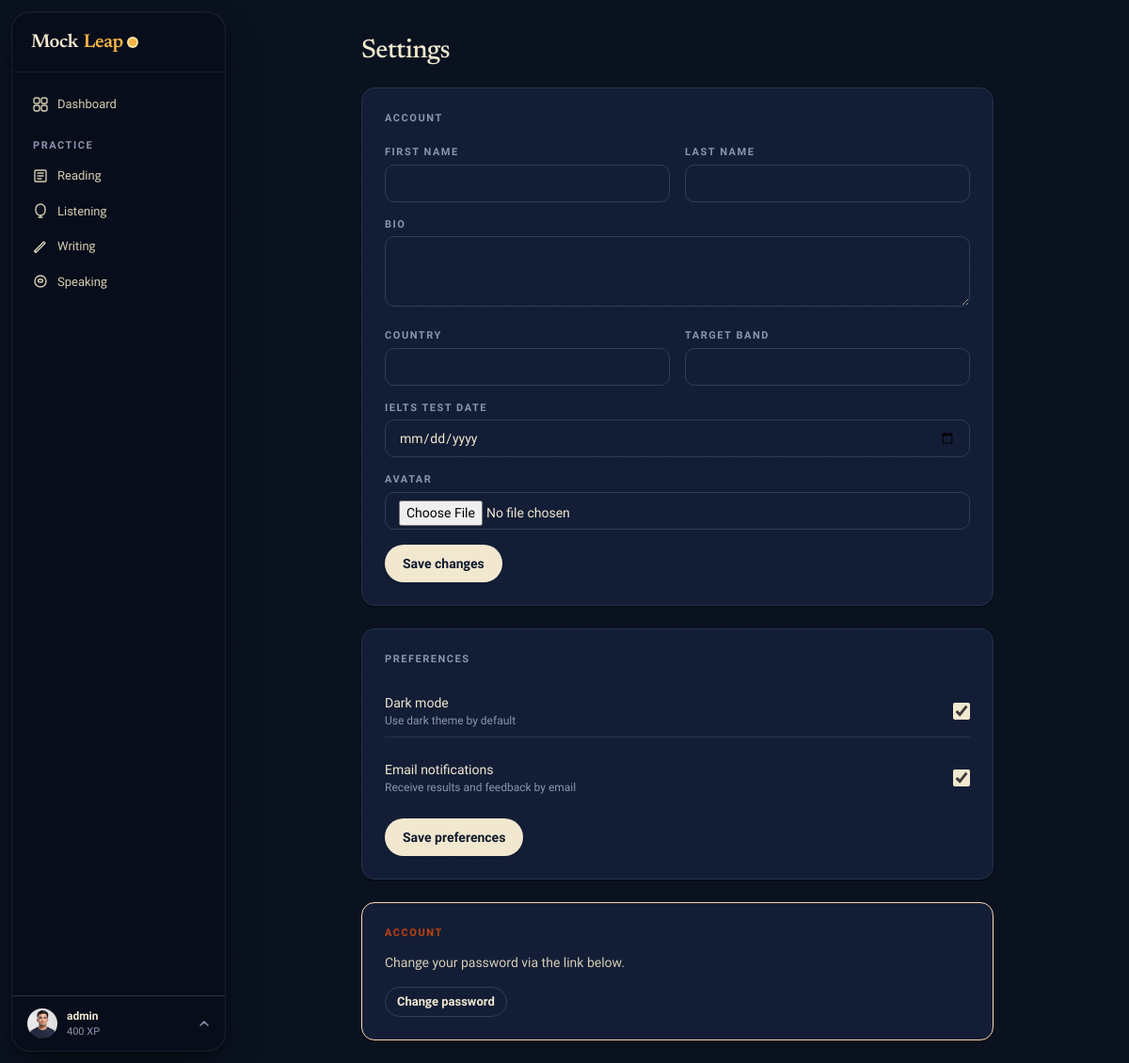
The app's page /profile/settings/ (signed in) with its own data.
### apps/accounts/models.py (models this page shows, shortened)
class User(AbstractUser):
    ROLE_STUDENT = 'student'
    ROLE_TEACHER = 'teacher'
    ROLE_ADMIN = 'admin'
    ROLE_CHOICES = [
        (ROLE_STUDENT, 'Student'),
        (ROLE_TEACHER, 'Teacher'),
        (ROLE_ADMIN, 'Admin'),
    ]
    email = models.EmailField(unique=True)
    role = models.CharField(max_length=10, choices=ROLE_CHOICES, default=ROLE_STUDENT)
    avatar = models.ImageField(upload_to='avatars/', null=True, blank=True)
    bio = models.TextField(blank=True)
    target_band = models.DecimalField(max_digits=3, decimal_places=1, null=True, blank=True)
    test_date = models.DateField(null=True, blank=True)
    country = models.CharField(max_length=100, blank=True)
    timezone = models.CharField(max_length=50, default='UTC')
    dark_mode = models.BooleanField(default=False)
    email_notifications = models.BooleanField(default=True)
    xp = models.PositiveIntegerField(default=0)
    streak_days = models.PositiveIntegerField(default=0)
    last_active = models.DateField(null=True, blank=True)
    created_at = models.DateTimeField(auto_now_add=True)
    USERNAME_FIELD = 'email'
    REQUIRED_FIELDS = ['username']
    class Meta:
        verbose_name = 'User'
        verbose_name_plural = 'Users'

### apps/accounts/views.py (the view, shortened to what this page needs)
# urls.py: path('settings/', views.settings_view, name='settings'),
@login_required
def settings_view(request):
    return render(request, 'accounts/settings.html')

### apps/core/context_processors.py (called while the page is built)
def site_context(request):
    ctx = {
        'brand': getattr(settings, 'MOCKLEAP_BRAND', 'MockLeap'),
        'dark_mode': getattr(request.user, 'dark_mode', False) if request.user.is_authenticated else False,
        'unread_count': 0,
    }
    if request.user.is_authenticated:
        try:
            from apps.notifications.models import Notification
            ctx['unread_count'] = Notification.objects.filter(user=request.user, is_read=False).count()
        except Exception:
            pass
    return ctx

### templates/accounts/settings.html (shortened to what this page needs)
{% extends "layouts/app.html" %}
{% block content %}
<div class="max-w-2xl mx-auto">
  <h1 class="h-display mb-6" style="font-size:28px;">Settings</h1>
  <div class="ml-card p-6 mb-6">
    <div class="t-eyebrow mb-5">Account</div>
    <form method="post" action="{% url 'accounts:settings' %}" enctype="multipart/form-data" class="space-y-4">
      <div class="grid grid-cols-2 gap-4">
        <div>
          <label class="t-eyebrow block mb-1">First name</label>
          <input type="text" name="first_name" class="ml-input" value="{{ user.first_name }}">
        </div>
        <div>
          <label class="t-eyebrow block mb-1">Last name</label>
          <input type="text" name="last_name" class="ml-input" value="{{ user.last_name }}">
        </div>
      </div>
      <div>
        <label class="t-eyebrow block mb-1">Bio</label>
        <textarea name="bio" rows="3" class="ml-input" style="height:auto;padding-top:10px;">{{ user.bio }}</textarea>
      </div>
      <div class="grid grid-cols-2 gap-4">
        <div>
          <label class="t-eyebrow block mb-1">Country</label>
          <input type="text" name="country" class="ml-input" value="{{ user.country }}">
        </div>
        <div>
          <label class="t-eyebrow block mb-1">Target Band</label>
          <input type="number" name="target_band" step="0.5" min="0" max="9" class="ml-input" value="{{ user.target_band|default:'' }}">
        </div>
      </div>
      <div>
        <label class="t-eyebrow block mb-1">IELTS Test Date</label>
        <input type="date" name="test_date" class="ml-input" value="{{ user.test_date|date:'Y-m-d'|default:'' }}">
      </div>
      <div>
        <label class="t-eyebrow block mb-1">Avatar</label>
        <input type="file" name="avatar" accept="image/*" class="ml-input" style="padding-top:8px;">
      </div>
      <button type="submit" class="ml-btn ml-btn-primary">Save changes</button>
    </form>
  </div>
  <div class="ml-card p-6 mb-6">
    <div class="t-eyebrow mb-5">Preferences</div>
    <form method="post" action="{% url 'accounts:settings' %}" class="space-y-4">
      <div class="flex items-center justify-between py-2 border-b" style="border-color:var(--border);">
        <div>
          <div class="text-sm font-medium" style="color:var(--ink);">Dark mode</div>
          <div class="t-meta">Use dark theme by default</div>
        </div>
        <input type="checkbox" name="dark_mode" {% if user.dark_mode %}checked{% endif %} style="accent-color:var(--ink);width:18px;height:18px;">
      </div>
      <div class="flex items-center justify-between py-2">
        <div>
          <div class="text-sm font-medium" style="color:var(--ink);">Email notifications</div>
          <div class="t-meta">Receive results and feedback by email</div>
        </div>
        <input type="checkbox" name="email_notifications" {% if user.email_notifications %}checked{% endif %} style="accent-color:var(--ink);width:18px;height:18px;">
      </div>
      <button type="submit" class="ml-btn ml-btn-primary">Save preferences</button>
    </form>
  </div>
  <div class="ml-card p-6" style="border-color:var(--warn-soft);">
    <div class="t-eyebrow mb-3" style="color:var(--warn);">Account</div>
    <p class="t-body text-sm mb-4">Change your password via the link below.</p>
    <a href="{% url 'account_change_password' %}" class="ml-btn ml-btn-ghost ml-btn-sm">Change password</a>
  </div>
</div>
{% endblock %}

### templates/components/sidebar.html (shortened to what this page needs)
{% load static %}
<aside id="sidebar" class="fixed z-30 w-60 flex flex-col -translate-x-full md:translate-x-0 transition-transform duration-300"
       style="top:12px;bottom:12px;left:12px;width:228px;border-radius:20px;
              background:rgba(250,246,236,0.90);
              backdrop-filter:blur(28px) saturate(180%);
              -webkit-backdrop-filter:blur(28px) saturate(180%);
              border:1px solid rgba(255,255,255,0.72);
              box-shadow:0 1px 0 rgba(255,255,255,.85) inset,
                         0 4px 12px rgba(14,27,46,.06),
                         0 20px 48px -12px rgba(14,27,46,.14);
              overflow:hidden;">
  <div class="h-16 flex items-center px-5 border-b flex-shrink-0" style="border-color:var(--border);">
    {% include "components/brand.html" %}
  </div>
  <nav class="flex-1 overflow-y-auto py-4 px-3 space-y-0.5" role="navigation" aria-label="Sidebar navigation">
    <a href="{% url 'dashboard:home' %}" class="nav-item {% if request.resolver_match.app_name == 'dashboard' %}active{% endif %}">
      Dashboard
    </a>
    <p class="t-eyebrow px-2.5 pt-4 pb-1">Practice</p>
    <a href="{% url 'reading:list' %}" class="nav-item {% if request.resolver_match.app_name == 'reading' %}active{% endif %}">
      <svg width="16" height="16" viewBox="0 0 16 16" fill="none"><path d="M3 2h10a1 1 0 011 1v10a1 1 0 01-1 1H3a1 1 0 01-1-1V3a1 1 0 011-1z" stroke="currentColor" stroke-width="1.4"/><path d="M5 5h6M5 8h6M5 11h4" stroke="currentColor" stroke-width="1.4" stroke-linecap="round"/></svg>
      Reading
    </a>
    <a href="{% url 'listening:list' %}" class="nav-item {% if request.resolver_match.app_name == 'listening' %}active{% endif %}">
      <svg width="16" height="16" viewBox="0 0 16 16" fill="none"><path d="M8 1a5 5 0 015 5v2a5 5 0 01-10 0V6a5 5 0 015-5z" stroke="currentColor" stroke-width="1.4"/><path d="M8 13v2M6 15h4" stroke="currentColor" stroke-width="1.4" stroke-linecap="round"/></svg>
      Listening
    </a>
    <a href="{% url 'writing:list' %}" class="nav-item {% if request.resolver_match.app_name == 'writing' %}active{% endif %}">
      <svg width="16" height="16" viewBox="0 0 16 16" fill="none"><path d="M2 12.5L3.5 14 13 4.5 11.5 3 2 12.5z" stroke="currentColor" stroke-width="1.4" stroke-linejoin="round"/><path d="M2 12.5V14h1.5" stroke="currentColor" stroke-width="1.4" stroke-linecap="round" stroke-linejoin="round"/></svg>
      Writing
    </a>
    <a href="{% url 'speaking:list' %}" class="nav-item {% if request.resolver_match.app_name == 'speaking' %}active{% endif %}">
      <svg width="16" height="16" viewBox="0 0 16 16" fill="none"><circle cx="8" cy="8" r="6" stroke="currentColor" stroke-width="1.4"/><path d="M5.5 7.5c0-.828.672-1.5 1.5-1.5h2a1.5 1.5 0 010 3H7A1.5 1.5 0 015.5 7.5z" stroke="currentColor" stroke-width="1.4"/></svg>
      Speaking
    </a>
  </nav>
  <div class="border-t flex-shrink-0" style="border-color:var(--border);position:relative;" id="ml-profile-zone">
    <button id="ml-profile-btn" type="button" style="
        width:100%;display:flex;align-items:center;gap:10px;
        padding:12px 16px;border:none;cursor:pointer;
        background:transparent;font-family:inherit;
        transition:background .12s;">
      {% if user.avatar %}
        <img src="{{ user.avatar.url }}" alt="" style="width:32px;height:32px;border-radius:50%;object-fit:cover;flex-shrink:0;">
      {% else %}
        <div style="width:32px;height:32px;border-radius:50%;display:flex;align-items:center;justify-content:center;font-size:12px;font-weight:700;flex-shrink:0;background:var(--accent-soft);color:var(--ink);">{{ user.username|first|upper }}</div>
      {% endif %}
      <div style="min-width:0;flex:1;text-align:left;">
        <p style="font-size:12px;font-weight:600;color:var(--ink);white-space:nowrap;overflow:hidden;text-overflow:ellipsis;margin:0;">{{ user.get_full_name|default:user.username }}</p>
        <p style="font-size:11px;color:var(--muted);margin:0;">{{ user.xp }} XP</p>
      </div>
      <svg id="ml-profile-chevron" width="12" height="12" viewBox="0 0 12 12" fill="none" style="color:var(--muted);flex-shrink:0;transition:transform .2s;">
        <path d="M2 8l4-4 4 4" stroke="currentColor" stroke-width="1.5" stroke-linecap="round" stroke-linejoin="round"/>
      </svg>
    </button>
  </div>
</aside>

### static/css/design.css (style rules this page uses)
#sidebar { background: rgba(250, 246, 236, 0.90) !important; backdrop-filter: blur(28px) saturate(180%) !important; -webkit-backdrop-filter: blur(28px) saturate(180%) !important; border: 1px solid rgba(255, 255, 255, 0.72) !important; box-shadow: 0 1px 0 rgba(255,255,255,.85) inset, 0 4px 12px rgba(14,27,46,.06), 0 20px 48px -12px rgba(14,27,46,.14) !important; }
.dark #sidebar { background: rgba(8, 14, 26, 0.92) !important; border-color: rgba(255, 255, 255, 0.08) !important; box-shadow: 0 1px 0 rgba(255,255,255,.04) inset, 0 4px 12px rgba(0,0,0,.28), 0 20px 48px -12px rgba(0,0,0,.44) !important; }
#sidebar .border-b { border-color: rgba(14,27,46,.07) !important; }
.dark #sidebar .border-b { border-color: rgba(255,255,255,.07) !important; }
.nav-item { font-size: 13px !important; padding: 8px 10px !important; border-radius: 10px !important; font-weight: 500 !important; transition: background .12s !important; }
.ml-card { transition: transform .18s cubic-bezier(.22,.68,0,1.2), box-shadow .18s ease !important; }

### records on screen
User: avatar (picture), get_full_name "admin", xp "400", dark_mode "☑", email_notifications "☑"
